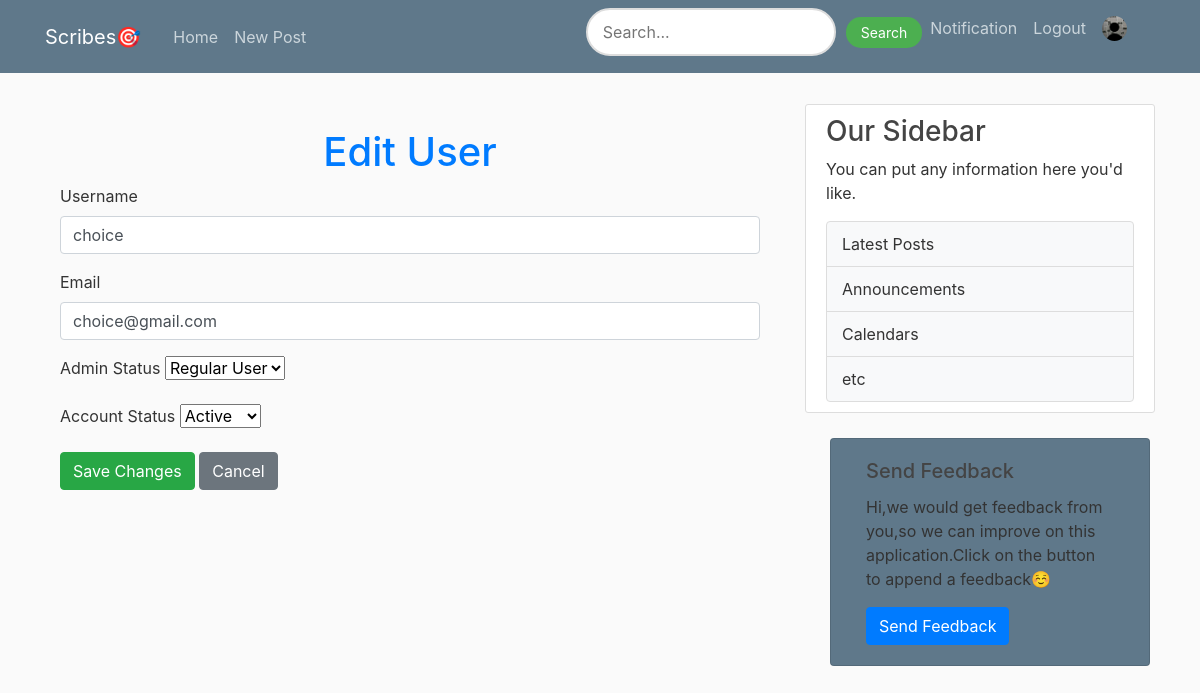
Page /admin/edit_user/2 (signed in) on the committed database.
### flaskblog/models.py (models this page shows, shortened)
class User(db.Model, UserMixin):
    id = db.Column(db.Integer, primary_key=True)
    username = db.Column(db.String(20), nullable=False, unique=True)
    email = db.Column(db.String(120), nullable=False, unique=True)
    image_file = db.Column(db.String(20), nullable=False, default='default.jpg')
    password = db.Column(db.String(60), nullable=False)
    posts = db.relationship('Post', backref='author', lazy=True)
    is_admin = db.Column(db.Boolean, nullable=False,default=False)
    Biography= db.Column(db.Text, nullable=False,default='Add A Brief Description About Yourself')

### flaskblog/routes.py (the view, shortened to what this page needs)
@app.route('/admin/edit_user/<int:user_id>', methods=['GET', 'POST'])
@login_required
def edit_user(user_id):
    if current_user.email != 'dibieemmanuel403@gmail.com':
        flash("You are not authorized to perform this action.", "danger")
        return redirect(url_for('admin_page'))
    image_file = url_for('static', filename='profile_pics/' + current_user.image_file)
    user = User.query.get_or_404(user_id)
    return render_template('Admin_edit_user.html', user=user, image_file=image_file)

### flaskblog/models.py (called while the page is built)
@login_manager.user_loader
def load_user(user_id):
    return User.query.get(int(user_id))

### flaskblog/templates/Admin_edit_user.html (shortened to what this page needs)
{% extends "layout.html" %}
{% block content %}
    <div class="container mt-5">
        <h1 class="text-center text-primary">Edit User</h1>
        <form method="POST" action="{{ url_for('edit_user', user_id=user.id) }}">
            <div class="mb-3">
                <label for="username" class="form-label">Username</label>
                <input
                    type="text"
                    class="form-control"
                    id="username"
                    name="username"
                    value="{{ user.username }}"
                    required>
            </div>
            <div class="mb-3">
                <label for="email" class="form-label">Email</label>
                <input
                    type="email"
                    class="form-control"
                    id="email"
                    name="email"
                    value="{{ user.email }}"
                    required>
            </div>
            <div class="mb-3">
                <label for="is_admin" class="form-label">Admin Status</label>
                <select class="form-select" id="is_admin" name="is_admin">
                    <option value="false" {% if not user.is_admin %}selected{% endif %}>Regular User</option>
                </select>
            </div>
            <div class="mb-3">
                <label for="is_active" class="form-label">Account Status</label>
                <select class="form-select" id="is_active" name="is_active">
                    <option value="true" {% if user.is_active %}selected{% endif %}>Active</option>
                </select>
            </div>
            <button type="submit" class="btn btn-success">Save Changes</button>
            <a href="{{ url_for('admin_page') }}" class="btn btn-secondary">Cancel</a>
        </form>
    </div>
{% endblock content %}

### flaskblog/static/main.css (style rules this page uses)
body { background: #fafafa; color: #333333; margin-top: 5rem; }
h1, h2, h3, h4, h5, h6 { color: #444444; }

### rows in the picture
User: username "choice", email "choice@gmail.com", is_admin "Regular User"
